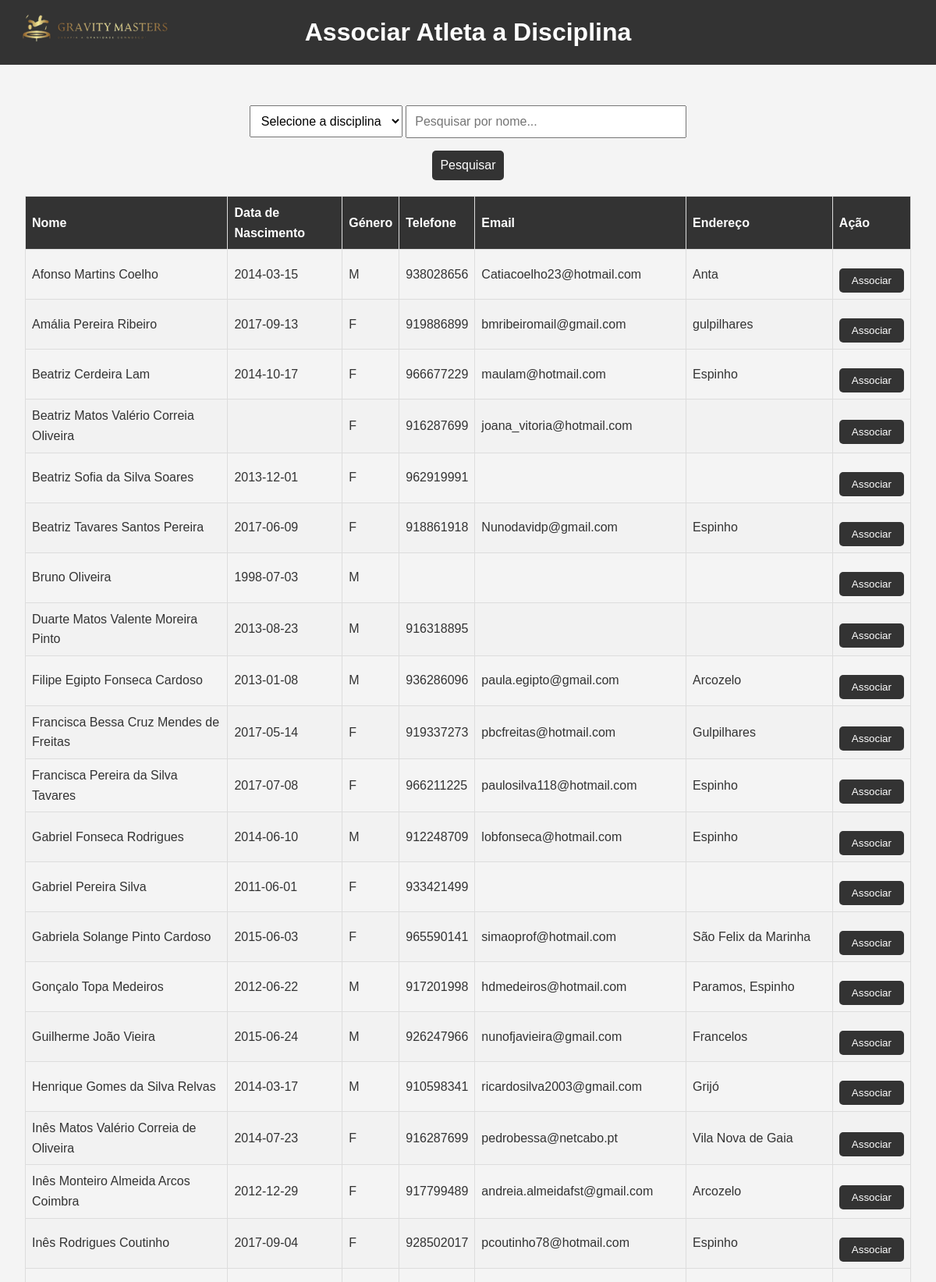
/frontend/assign_discipline.php (upper part), run on the app's committed database.
### tables this page shows
CREATE TABLE "Athlete" (
    idAthlete INTEGER PRIMARY KEY AUTOINCREMENT,
    name VARCHAR(255) NOT NULL,
    birthday DATE,
    genre VARCHAR(1) NOT NULL,
    mobile VARCHAR(20),
    email VARCHAR(255), username TEXT,
    password VARCHAR(255),
    address VARCHAR(255),
    ageGroup VARCHAR(255), "fgpNumber" TEXT, "tag_uid" TEXT,
    UNIQUE(idAthlete)
);

### frontend/assign_discipline.php (the view, shortened to what this page needs)
<!DOCTYPE html>
<html lang="pt">
<head>
    <link rel="stylesheet" href="../css/assign_discipline.css">
</head>
<body>
    <header>
        <div class="header-content">
            <h1>Associar Atleta a Disciplina</h1>
        </div>
        <div class="logo-content">
            <img src="..\imagens\teste.png" alt="Logo do Clube" class="header-logo">
        </div>
    </header>
    <main>
        <div class="search-container">
            <select id="disciplineSelect">
                <option value="">Selecione a disciplina</option>
            </select>
            <input type="text" id="searchInput" onkeyup="filterTable()" placeholder="Pesquisar por nome...">
            <button type="button" onclick="filterTable()">Pesquisar</button>
        </div>
        <table id="athleteTable">
            <thead>
                <tr>
                    <th>Nome</th>
                    <th>Data de Nascimento</th>
                    <th>Género</th>
                    <th>Telefone</th>
                    <th>Email</th>
                    <th>Endereço</th>
                    <th>Ação</th>
                </tr>
            </thead>
            <tbody>
                <?php
                include '../backend/db_connect.php';
                try {
                    $sql = "SELECT idAthlete, name, birthday, genre, mobile, email, address FROM Athlete";
                    $stmt = $conn->query($sql);
                    while ($row = $stmt->fetch(PDO::FETCH_ASSOC)) {
                        echo "<tr>";
                        echo "<td>{$row['name']}</td>";
                        echo "<td>{$row['birthday']}</td>";
                        echo "<td>{$row['genre']}</td>";
                        echo "<td>{$row['mobile']}</td>";
                        echo "<td>{$row['email']}</td>";
                        echo "<td>{$row['address']}</td>";
                        echo "<td>
                                 <form action='../backend/assign_discipline.php' method='POST' onsubmit='return validateForm(this);'>
                                     <input type='hidden' name='athlete_id' value='{$row['idAthlete']}'>
                                     <input type='hidden' name='discipline' value='' class='disciplineInput'>
                                     <button type='submit'>Associar</button>
                                 </form>
                              </td>";
                        echo "</tr>";
                    }
                } catch (Exception $e) {
                    echo "<tr><td colspan='7'>Erro: " . $e->getMessage() . "</td></tr>";
                }
                ?>
            </tbody>
        </table>
    </main>
</body>
</html>

### css/assign_discipline.css (style rules this page uses)
* { margin: 0; padding: 0; box-sizing: border-box; }
body { font-family: Arial, sans-serif; line-height: 1.6; background-color: #f4f4f4; color: #333; display: flex; flex-direction: column; min-height: 100vh; }
header { background: #333; color: #fff; padding: 1rem; max-height: 90px; }
.header-content { display: flex; align-items: center; justify-content: space-between; max-width: 1200px; margin: 0 auto; padding: 0 1rem; }
.header-logo { max-height: 100%; height: auto; margin-right: 0rem; }
header h1 { flex: 1; text-align: center; margin: 0; font-size: 2rem; }
.logo-content { position: absolute; top: 10px; left: 20px; }
main { flex: 1; padding: 2rem; text-align: center; }
button { display: inline-block; background: #333; color: #fff; padding: 0.5rem 1rem; border: none; border-radius: 5px; cursor: pointer; transition: background 0.3s; margin-top: 1rem; }
table { width: 100%; border-collapse: collapse; margin-top: 1rem; }
thead { background: #333; color: #fff; }
th, td { padding: 8px; border: 1px solid #dddddd; text-align: left; }
tr:nth-child(even) { background-color: #f2f2f2; }
.search-container { margin: 20px auto; max-width: 600px; }
.search-container select, .search-container input[type=text], .search-container button { padding: 10px; font-size: 16px; }
.search-container input[type=text] { width: 60%; }
.search-container button { background: #333; border: none; cursor: pointer; transition: background 0.3s; }

### data on the page
athlete: name "Afonso Martins Coelho", birthday "2014-03-15", genre "M", mobile "938028656", email "Catiacoelho23@hotmail.com", address "Anta"
athlete: name "Amália Pereira Ribeiro", birthday "2017-09-13", genre "F", mobile "919886899", email "bmribeiromail@gmail.com", address "gulpilhares"
athlete: name "Beatriz Cerdeira Lam", birthday "2014-10-17", genre "F", mobile "966677229", email "maulam@hotmail.com", address "Espinho"
athlete: name "Beatriz Matos Valério Correia Oliveira", genre "F", mobile "916287699", email "joana_vitoria@hotmail.com"
athlete: name "Beatriz Sofia da Silva Soares", birthday "2013-12-01", genre "F", mobile "962919991"
athlete: name "Beatriz Tavares Santos Pereira", birthday "2017-06-09", genre "F", mobile "918861918", email "Nunodavidp@gmail.com", address "Espinho"
athlete: name "Bruno Oliveira", birthday "1998-07-03", genre "M"
athlete: name "Duarte Matos Valente Moreira Pinto", birthday "2013-08-23", genre "M", mobile "916318895"
athlete: name "Filipe Egipto Fonseca Cardoso", birthday "2013-01-08", genre "M", mobile "936286096", email "paula.egipto@gmail.com", address "Arcozelo"
athlete: name "Francisca Bessa Cruz Mendes de Freitas", birthday "2017-05-14", genre "F", mobile "919337273", email "pbcfreitas@hotmail.com", address "Gulpilhares"
athlete: name "Francisca Pereira da Silva Tavares", birthday "2017-07-08", genre "F", mobile "966211225", email "paulosilva118@hotmail.com", address "Espinho"
athlete: name "Gabriel Fonseca Rodrigues", birthday "2014-06-10", genre "M", mobile "912248709", email "lobfonseca@hotmail.com", address "Espinho"
athlete: name "Gabriel Pereira Silva", birthday "2011-06-01", genre "F", mobile "933421499"
athlete: name "Gabriela Solange Pinto Cardoso", birthday "2015-06-03", genre "F", mobile "965590141", email "simaoprof@hotmail.com", address "São Felix da Marinha"
athlete: name "Gonçalo Topa Medeiros", birthday "2012-06-22", genre "M", mobile "917201998", email "hdmedeiros@hotmail.com", address "Paramos, Espinho"
athlete: name "Guilherme João Vieira", birthday "2015-06-24", genre "M", mobile "926247966", email "nunofjavieira@gmail.com", address "Francelos"
athlete: name "Henrique Gomes da Silva Relvas", birthday "2014-03-17", genre "M", mobile "910598341", email "ricardosilva2003@gmail.com", address "Grijó"
athlete: name "Inês Matos Valério Correia de Oliveira", birthday "2014-07-23", genre "F", mobile "916287699", email "pedrobessa@netcabo.pt", address "Vila Nova de Gaia"
athlete: name "Inês Monteiro Almeida Arcos Coimbra", birthday "2012-12-29", genre "F", mobile "917799489", email "andreia.almeidafst@gmail.com", address "Arcozelo"
athlete: name "Inês Rodrigues Coutinho", birthday "2017-09-04", genre "F", mobile "928502017", email "pcoutinho78@hotmail.com", address "Espinho"
